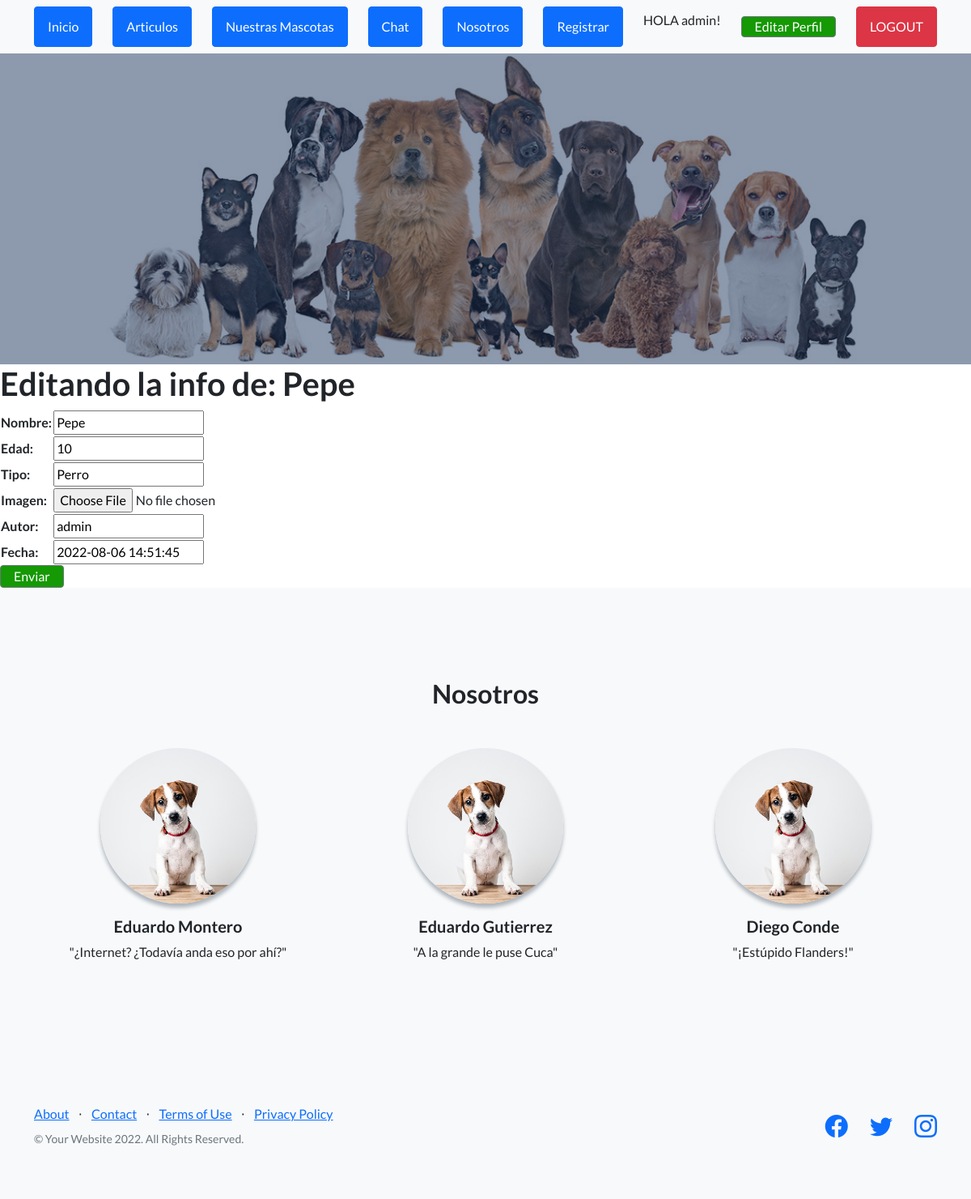
Page /editarmascota/Pepe (signed in) on the committed database.
### App/models.py (models this page shows, shortened)
class Mascota(models.Model):
    nombre = models.CharField(max_length=50)
    edad = models.IntegerField()
    tipo = models.CharField(max_length=50) #perro, gato, etc.
    autor = models.CharField(max_length=40,null=True)
    fecha = models.DateTimeField(null=True)
    imagen = models.ImageField(upload_to = "mascotas", null=True, blank=True)

### App/views.py (the view)
# urls.py: path('editarmascota/<nombre_mascota>', editarmascota, name='editarmascota'),
@login_required
def editarmascota(request,nombre_mascota):
    autor = request.user.username
    fecha = datetime.now().strftime("%Y-%m-%d %H:%M:%S")
    mascotas= Mascota.objects.get(nombre=nombre_mascota)
    if request.method == "POST":
        form = MascotaFormulario(request.POST)
        if form.is_valid():
            info = form.cleaned_data
            mascotas.nombre = info['nombre']
            mascotas.edad= info["edad"]
            mascotas.tipo= info["tipo"]
            mascotas.autor= info["autor"]
            mascotas.fecha= fecha
            mascotas.save()
            return render(request,"App/inicio.html")
    else:
        form= MascotaFormulario(initial={"nombre":mascotas.nombre, "edad":mascotas.edad, "tipo":mascotas.tipo, "autor":mascotas.autor, "fecha":mascotas.fecha})
    return render(request, "App/editarmascota.html",{"formulario":form, "nombre_mascota":nombre_mascota})

### App/forms.py
class MascotaFormulario(forms.Form):
    nombre = forms.CharField()
    edad = forms.IntegerField()
    tipo = forms.CharField()
    imagen = forms.ImageField()
    autor = forms.CharField(max_length=60)
    fecha = forms.DateTimeField()

### App/templates/App/editarmascota.html (shortened to what this page needs)
{% extends "App/padre.html" %}
{% load static %}
{% block cambia %}
<h1>Editando la info de: {{ nombre_mascota }}</h1>
    <form action="{% url 'editarmascota' nombre_mascota %}" method="POST"> {% csrf_token %}
        <table>
            {{ formulario.as_table }}
        </table>
            <input class="btn btn-crud-agregar" type="submit" value="Enviar">
    </form>
{% endblock %}

### App/templates/App/padre.html (shortened to what this page needs)
<!DOCTYPE html>
<html lang="en">
    <head>
        {% load static %}
        <link href="https://cdn.jsdelivr.net/npm/bootstrap-icons@1.5.0/font/bootstrap-icons.css" rel="stylesheet" type="text/css" />
        <link href="{% static 'App/css/styles.css'%}" rel="stylesheet" />
    </head>
    <body>
        <nav class="navbar navbar-light bg-light static-top">
            <div class="container">
                <a class="btn btn-primary" href="{% url 'Inicio' %}">Inicio</a>
                <a class="btn btn-primary" href="{% url 'articulos' %}">Articulos</a>
                <a class="btn btn-primary" href="{% url 'nuestrasmascotas' %}">Nuestras Mascotas</a>
                <a class="btn btn-primary" href="{% url 'Inicio' %}">Chat</a>
                <a class="btn btn-primary" href="{% url 'Nosotros' %}">Nosotros</a>
                <a class="btn btn-primary" href="{% url 'register' %}">Registrar</a>
                {% if not request.user.is_authenticated %}
                <a class="btn btn-danger" href="{% url 'login' %}">LOGIN</a>
                {% else %}
                <p> HOLA {{ request.user.username }}!</p>
                <a class="btn btn-crud-editar_perfil" href="{% url 'editarperfil' %}">Editar Perfil</a>
                <a class="btn btn-danger" href="{% url 'logout' %}">LOGOUT</a>
                {% endif %}
            </div>
        </nav>
        <header class="masthead">
        </header>
        {% block cambia %}
        {% endblock %}
        <section class="testimonials text-center bg-light">
            <div class="container">
                <h2 class="mb-5">Nosotros</h2>
                <div class="row">
                    <div class="col-lg-4">
                        <div class="testimonial-item mx-auto mb-5 mb-lg-0">
                            <img class="img-fluid rounded-circle mb-3" src="/mascotas/perro_uRommvI.jpg" alt="..." />
                            <h5>Eduardo Montero</h5>
                            <p class="font-weight-light mb-0">"¿Internet? ¿Todavía anda eso por ahí?"</p>
                        </div>
                    </div>
                    <div class="col-lg-4">
                        <div class="testimonial-item mx-auto mb-5 mb-lg-0">
                            <img class="img-fluid rounded-circle mb-3" src="/mascotas/perro_uRommvI.jpg" alt="..." />
                            <h5>Eduardo Gutierrez</h5>
                            <p class="font-weight-light mb-0">"A la grande le puse Cuca"</p>
                        </div>
                    </div>
                    <div class="col-lg-4">
                        <div class="testimonial-item mx-auto mb-5 mb-lg-0">
                            <img class="img-fluid rounded-circle mb-3" src="/mascotas/perro_uRommvI.jpg" alt="..." />
                            <h5>Diego Conde</h5>
                            <p class="font-weight-light mb-0">"¡Estúpido Flanders!"</p>
                        </div>
                    </div>
                </div>
            </div>
        </section>
        <footer class="footer bg-light">
            <div class="container">
                <div class="row">
                    <div class="col-lg-6 h-100 text-center text-lg-start my-auto">
                        <ul class="list-inline mb-2">
                            <li class="list-inline-item"><a href="#!">About</a></li>
                            <li class="list-inline-item">⋅</li>
                            <li class="list-inline-item"><a href="#!">Contact</a></li>
                            <li class="list-inline-item">⋅</li>
                            <li class="list-inline-item"><a href="#!">Terms of Use</a></li>
                            <li class="list-inline-item">⋅</li>
                            <li class="list-inline-item"><a href="#!">Privacy Policy</a></li>
                        </ul>
                        <p class="text-muted small mb-4 mb-lg-0">&copy; Your Website 2022. All Rights Reserved.</p>
                    </div>
                    <div class="col-lg-6 h-100 text-center text-lg-end my-auto">
                        <ul class="list-inline mb-0">
                            <li class="list-inline-item me-4">
                                <a href="#!"><i class="bi-facebook fs-3"></i></a>
                            </li>
                            <li class="list-inline-item me-4">
                                <a href="#!"><i class="bi-twitter fs-3"></i></a>
                            </li>
                            <li class="list-inline-item">
                                <a href="#!"><i class="bi-instagram fs-3"></i></a>
                            </li>
                        </ul>
                    </div>
                </div>
            </div>
        </footer>
    </body>
</html>

### rows in the picture
Mascota: nombre "Pepe", edad "10", tipo "Perro", autor "admin", fecha "2022-08-06 14:51:45"

### other values in the picture
{{ request.user.username }} "admin"
